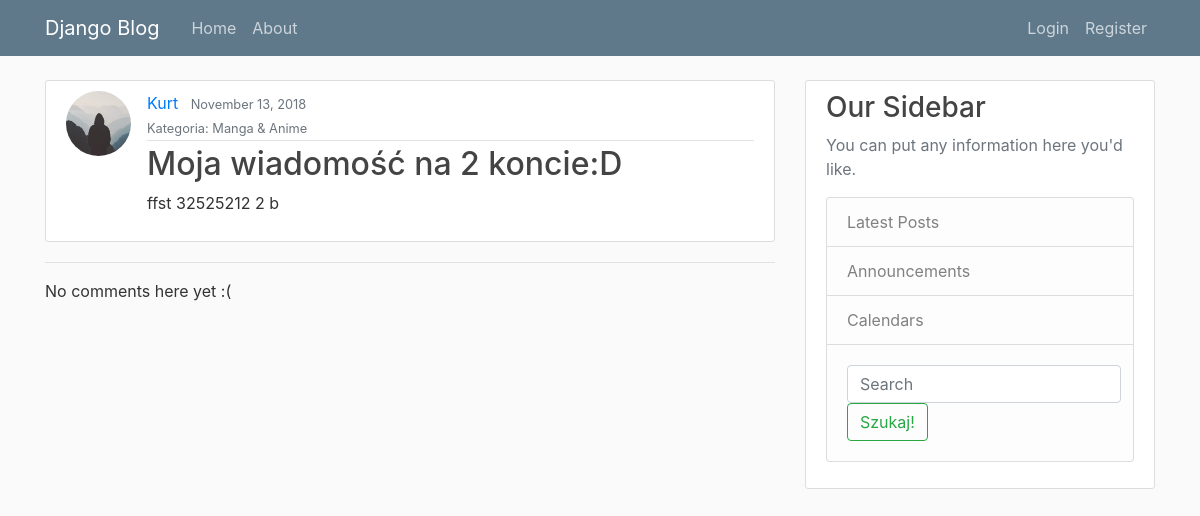
/post/3/, run on an earlier commit of the app's database.
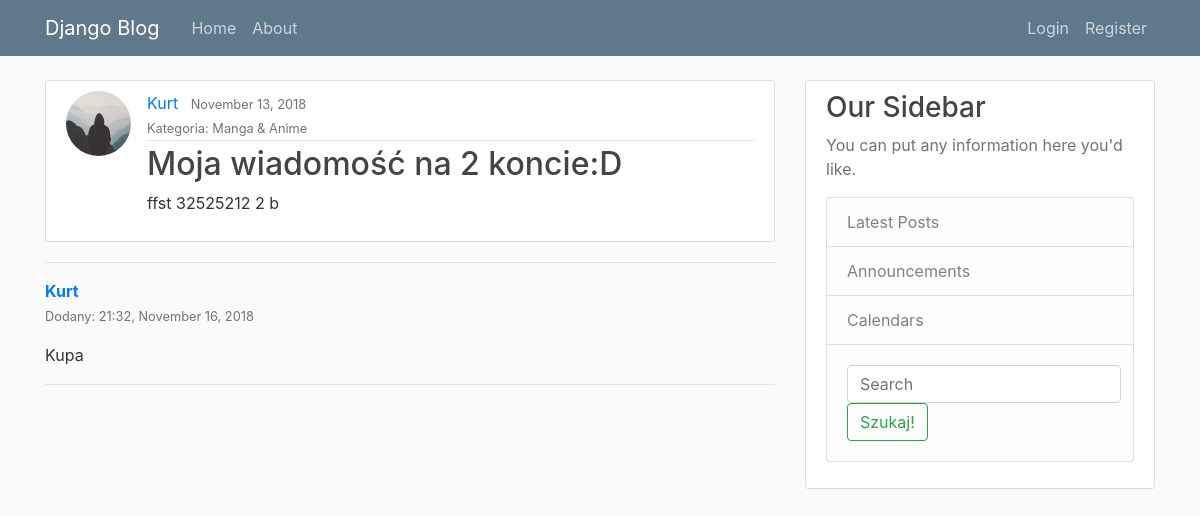
And on a later commit of the database.
### blog/models.py (models this page shows, shortened)
class Comment(models.Model):
    post = models.ForeignKey('blog.Post', on_delete=models.CASCADE, related_name='comments')
    author = models.ForeignKey(User, on_delete=models.CASCADE)
    text = models.TextField()
    created_date = models.DateTimeField(default=timezone.now)
    approved_comment = models.BooleanField(default=False)

### blog/views.py (the view)
# urls.py: path('post/<int:pk>/', views.PostDetailView.as_view(), name='post-detail'),
class PostDetailView(DetailView):
    model = Post
    template_name = 'blog/post_detail.html'

### blog/models.py (called while the page is built)
    def __str__(self):
        return self.name

### blog/templates/blog/post_detail.html (shortened to what this page needs)
{% extends "blog/base.html" %}
{% block content %}
        <article class="media content-section">
          <img class="rounded-circle article-img" src="{{ object.author.profile.image.url }}" />
          <div class="media-body">
            <div class="article-metadata">
              <a class="mr-2" href="{% url 'user-posts' post.author.username %}">{{  object.author }}</a>
              <small class="text-muted">{{ object.date_posted|date:"E d, Y" }}</small></br>
              <small class="text-muted">Kategoria: {{  object.post_category }}</small>
            </div>
            <h2 class="article-title" >{{ object.title }}</h2>
            <p class="article-content">{{ object.content }}</p>
          </div>
        </article>
        <hr>
        {% for comment in post.comments.all %}
          <div class="article-metadata">
            <a class="mr-2" href="#"><strong>{{ comment.author }}</strong></a></br>
            <small class="text-muted">Dodany: {{ comment.created_date|date:" G:i, E d, Y " }}</small>
            <p class="article-content">{{ comment.text|linebreaks }}</p>
          </div>
        {% empty %}
          <p>No comments here yet :(</p>
        {% endfor %}
{% endblock content %}

What changed in the data, as far as the page shows it:
added Comment: author "Kurt", created_date "21:32, November 16, 2018", text "Kupa"
Also different on the page:
text no longer shown: "No comments here yet :("
